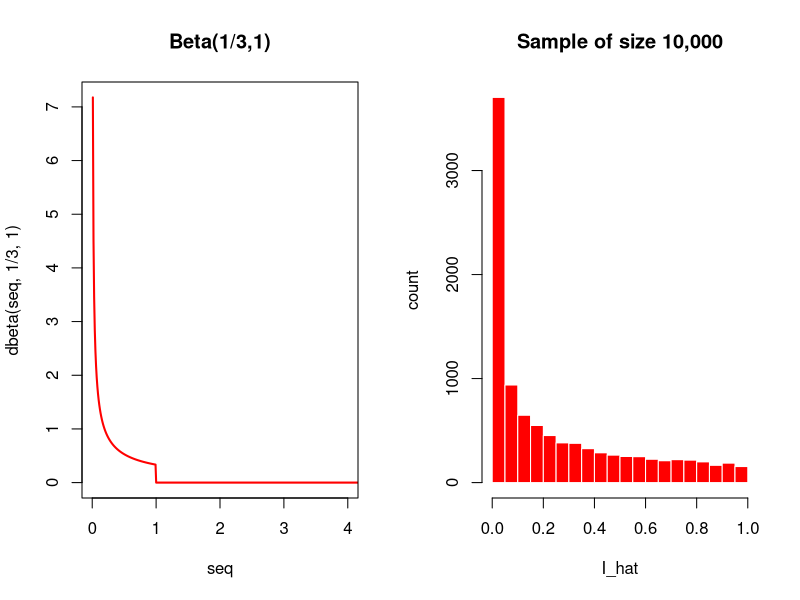

Generate this figure with R: (Note: this script raises an error after producing the figure.)
#----------------------------------------
# Beta model estimation (SPF distrib.)
# in R (16.01.2023)
#----------------------------------------

#---------------------------------
# 1. Method of Moments estimation
#---------------------------------

set.seed(2023)
# one realization of a Beta(1/theta,1) with theta = 3
theta = 3
rbeta(n = 1, shape1 = 1/theta, shape2 = 1) 
# [1] 0.3323928

# on average, we should get about 1/4 since for theta = 3
mean(rbeta(n = 100000, shape1 = 1/theta, shape2 = 1) )
# [1] 0.2494053

# plotting
seq = seq(0, 10, length=1000)
par(mfrow = c(1,2))
plot(seq, dbeta(seq, 1/3, 1), type='l', col = 'red', lwd = 2, main = 'Beta(1/3,1)', xlim = c(0,4))
hist(rbeta(n = 10000, shape1 = 1/3, shape2 = 1) , col = 'red', breaks = 25, main = 'Sample of size 10,000',
     freq = NULL, border = 'white', ylab = 'count', xlab = 'I_hat')

# Method of Moments estimator
MoMBeta <- function(x) {
  
  n <- length(x)
  sample_moment <- sum(x) / n
  
  theta_mom <- (1 / sample_moment) -1
  alpha_mom <- 1 / theta_mom
  
  output <- NULL
  output$alpha_mom <- alpha_mom
  output$theta_mom <- theta_mom
  
  return(output)
}

# generate artificial data, sample of size 100,000
set.seed(2021)
x <- rbeta(n = 100000, shape1 = 1/3, shape2 = 1)

# apply MoMBeta()
MomBeta(x = x)

# $alpha_mom
# [1] 0.3369428

# $theta_mom
# [1] 2.967863

#---------------------------------
# 2. Maximum Likelihood estimation
#---------------------------------

# generate a random sample of n = 5000 from an Beta distribution
set.seed(2023)
n = 5000 ; theta = 3
xi <- rbeta(n = n, shape1 = 1/theta, shape2 = 1) 
head(xi)
# [1] 0.332392794 0.448662938 0.001354903 0.002210476 0.064676188 0.021291173

# Closed-form MLE
theta_hat_formula =  1 / (- n / sum(log(xi))  )
theta_hat_formula 
# [1] 3.023691

# Numerical approximation of the MLE 
mle = optimize(function(theta){sum(dbeta(x = xi, shape1 = 1/theta, shape2 = 1, log = TRUE))},
               interval = c(0, 10),
               maximum = TRUE,
               tol = .Machine$double.eps^0.5)

theta_hat = mle$maximum
theta_hat 
# [1] 3.023691

# Plot the Log-Likelihood function
library(ggplot2)
theta = 3
possible.theta <- seq(0, 10, by = 0.01)

qplot(possible.theta,
      sapply(possible.theta, function(theta) {sum(dbeta(x = xi, shape1 = 1/theta, shape2 = 1, log = TRUE))}),
      geom = 'line',
      ylim = c(-30000, 6000),
      xlab = 'theta',
      ylab = 'Log-Likelihood') +
  geom_vline(xintercept = theta_hat, color = 'red', size=1.5) +
  labs(title = 'Beta Log-Likelihood function (function of theta)',
       subtitle = "Maximum is reached at theta = 3.023691",
       caption = "Artificial dataset of size 5,000") +
  geom_line(size = 1.1) + 
  theme(axis.text = element_text(size = 8),
        axis.title = element_text(size = 10),
        plot.subtitle = element_text(size = 9, face="italic", color="darkred"),
        panel.background = element_rect(fill = "white", colour = "grey50"),
        panel.grid.major = element_line(colour = "grey90"))

#----
# end
#----
